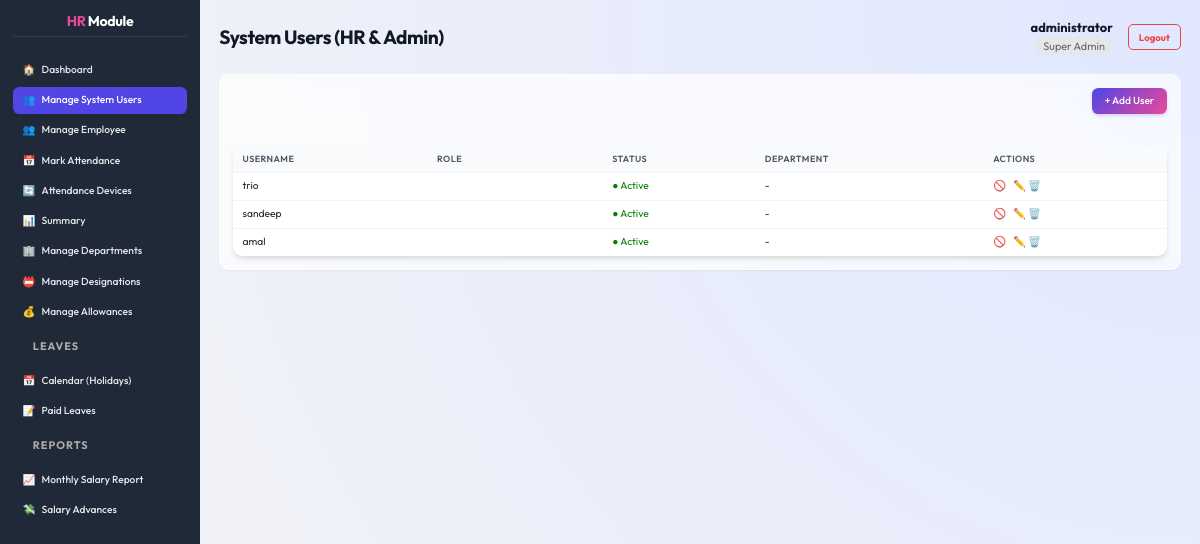
Before: /site-admin/hr/manage/ (signed in) with the older database file.
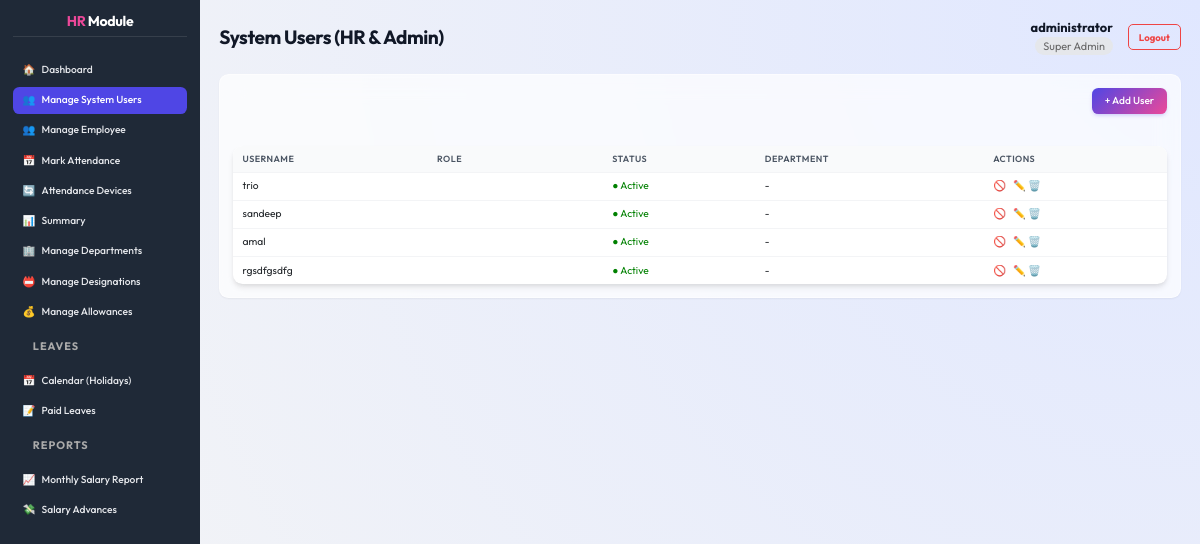
After: the same page with the newer database file.
### core/models.py (models this page shows, shortened)
class HRProfile(models.Model):
    ROLE_CHOICES = [
        (0, 'Admin'),
        (1, 'HR'),
        (2, 'Employee'),
    ]
    user = models.OneToOneField(User, on_delete=models.CASCADE)
    role = models.IntegerField(choices=ROLE_CHOICES, default=1) # Default to HR for now to maintain backward compatibility
    department = models.CharField(max_length=100, blank=True, null=True)
    position = models.CharField(max_length=100, blank=True, null=True)

### core/views.py (the view)
# urls.py: path('site-admin/hr/manage/', views.manage_hrs, name='manage_hrs'),
@admin_required
def manage_hrs(request):
    profiles = HRProfile.objects.all()
    return render(request, 'core/manage_hr_list.html', {'profiles': profiles})

### core/templates/core/manage_hr_list.html (shortened to what this page needs)
{% extends 'core/dashboard_base.html' %}
{% load static %}
{% block page_title %}System Users (HR & Admin){% endblock %}
{% block dashboard_content %}
<div class="card">
    <div style="text-align: right; margin-bottom: 20px;">
        <a href="{% url 'manage_hr_add' %}" class="btn btn-primary" style="background-color: var(--secondary-color);">+
            Add User</a>
    </div>
    <table class="data-table">
        <thead>
            <tr>
                <th>Username</th>
                <th>Role</th>
                <th>Status</th>
                <th>Department</th>
                <th>Actions</th>
            </tr>
        </thead>
        <tbody>
            {% for profile in profiles %}
            <tr>
                <td>{{ profile.user.username }}</td>
                <td>
                    {% if profile.role == 0 %}<span class="badge badge-primary">Admin</span>
                    {% elif profile.role == 1 %}<span class="badge badge-success">HR</span>
                    {% else %}<span class="badge badge-secondary">Employee</span>{% endif %}
                </td>
                <td>
                    {% if profile.user.is_active %}
                    <span style="color: green;">● Active</span>
                    {% else %}
                    <span style="color: red;">● Blocked</span>
                    {% endif %}
                </td>
                <td>{{ profile.department|default:"-" }}</td>
                <td class="actions">
                    <a href="{% url 'toggle_user_status' profile.pk %}" class="btn-icon"
                        title="{% if profile.user.is_active %}Block{% else %}Unblock{% endif %}"
                        style="margin-right: 5px;">
                        {% if profile.user.is_active %}🚫{% else %}✅{% endif %}
                    </a>
                    <a href="{% url 'manage_hr_edit' profile.pk %}" class="btn-icon" title="Edit">✏️</a>
                    <a href="{% url 'manage_hr_delete' profile.pk %}" class="btn-icon delete" title="Delete">🗑️</a>
                </td>
            </tr>
            {% endfor %}
        </tbody>
    </table>
</div>
{% endblock %}

### core/templates/core/dashboard_base.html (shortened to what this page needs)
{% extends 'core/base.html' %}
{% load static %}
{% block content %}
<div class="dashboard-layout">
    <div class="sidebar">
        <h2><span style="color: var(--secondary-color);">HR</span> Module</h2>
        <ul>
            <li><a href="{% url 'dashboard' %}"
                    class="{% if request.resolver_match.url_name == 'dashboard' %}active{% endif %}">
                    <span>🏠</span> Dashboard
                </a></li>
            {% if user.is_superuser or user.hrprofile.role == 0 %}
            <li><a href="{% url 'manage_hrs' %}"
                    class="{% if 'manage_hr' in request.resolver_match.url_name %}active{% endif %}">
                    <span>👥</span> Manage System Users
                </a></li>
            {% endif %}
            <li><a href="{% url 'employee_list' %}"
                    class="{% if request.resolver_match.url_name == 'employee_list' %}active{% endif %}">
                    <span>👥</span> Manage Employee
                </a></li>
            <li><a href="{% url 'attendance_mark' %}"
                    class="{% if request.resolver_match.url_name == 'attendance_mark' %}active{% endif %}">
                    <span>📅</span> Mark Attendance
                </a></li>
            <li><a href="{% url 'device_list' %}"
                    class="{% if request.resolver_match.url_name == 'device_list' %}active{% endif %}">
                    <span>🔄</span> Attendance Devices
                </a></li>
            <li><a href="{% url 'summary' %}"
                    class="{% if request.resolver_match.url_name == 'summary' %}active{% endif %}">
                    <span>📊</span> Summary
                </a></li>
            <li><a href="{% url 'department_list' %}"
                    class="{% if request.resolver_match.url_name == 'department_list' %}active{% endif %}">
                    <span>🏢</span> Manage Departments
                </a></li>
            <li><a href="{% url 'designation_list' %}"
                    class="{% if request.resolver_match.url_name == 'designation_list' %}active{% endif %}">
                    <span>📛</span> Manage Designations
                </a></li>
            <li><a href="{% url 'allowance_list' %}"
                    class="{% if request.resolver_match.url_name == 'allowance_list' %}active{% endif %}">
                    <span>💰</span> Manage Allowances
                </a></li>
            <li>
                <div
                    style="padding: 10px 20px; font-size: 0.85em; color: #aaa; text-transform: uppercase; font-weight: bold; letter-spacing: 1px;">
                    Leaves</div>
            </li>
            <li><a href="{% url 'leave_calendar' %}"
                    class="{% if request.resolver_match.url_name == 'leave_calendar' %}active{% endif %}">
                    <span>📅</span> Calendar (Holidays)
                </a></li>
            <li><a href="{% url 'leave_list' %}"
                    class="{% if request.resolver_match.url_name == 'leave_list' %}active{% endif %}">
                    <span>📝</span> Paid Leaves
                </a></li>
            <li>
                <div
                    style="padding: 10px 20px; font-size: 0.85em; color: #aaa; text-transform: uppercase; font-weight: bold; letter-spacing: 1px;">
                    Reports</div>
            </li>
            <li><a href="{% url 'monthly_salary_report' %}"
                    class="{% if request.resolver_match.url_name == 'monthly_salary_report' %}active{% endif %}">
                    <span>📈</span> Monthly Salary Report
                </a></li>
            <li><a href="{% url 'salary_advance_list' %}"
                    class="{% if request.resolver_match.url_name == 'salary_advance_list' %}active{% endif %}">
                    <span>💸</span> Salary Advances
                </a></li>
    </div>
    <div class="main-content">
        <div class="main-content-header" style="justify-content: space-between; display: flex; align-items: center;">
            <h1 style="margin: 0;">{% block page_title %}{% endblock %}</h1>
            <div class="user-info" style="display: flex; align-items: center; gap: 15px;">
                <div style="text-align: right;">
                    <span style="display: block; font-weight: bold;">{{ user.username }}</span>
                    <span
                        style="font-size: 0.85em; color: #666; background: #e5e7eb; padding: 2px 8px; border-radius: 12px;">
                        {% if user.is_superuser %}Super Admin
                        {% elif user.hrprofile.role == 0 %}Administrator
                        {% elif user.hrprofile.role == 1 %}HR Manager
                        {% elif user.hrprofile.role == 2 %}Employee
                        {% else %}User
                        {% endif %}
                    </span>
                </div>
                <a href="{% url 'logout' %}" class="btn btn-sm btn-outline-danger"
                    style="text-decoration: none; padding: 5px 10px; border: 1px solid #ef4444; color: #ef4444; border-radius: 5px; font-weight: bold;">Logout</a>
            </div>
        </div>
        {% block dashboard_content %}{% endblock %}
    </div>
</div>
{% endblock %}

### core/templates/core/base.html (shortened to what this page needs)
{% load static %}
<!DOCTYPE html>
<html lang="en">
<head>
    <link href="https://cdn.jsdelivr.net/npm/bootstrap@5.3.0/dist/css/bootstrap.min.css" rel="stylesheet">
    <link href="https://cdnjs.cloudflare.com/ajax/libs/font-awesome/6.0.0/css/all.min.css" rel="stylesheet">
    <link rel="stylesheet" href="{% static 'core/style.css' %}">
</head>
<body>
    {% block content %}{% endblock %}
</body>
</html>

### core/static/core/style.css (style rules this page uses)
:root { --primary-color: #4f46e5; --primary-hover: #4338ca; --secondary-color: #ec4899; --background-color: #f3f4f6; --sidebar-bg: #1f2937; --text-color: #111827; --text-light: #9ca3af; --white: #ffffff; --glass-bg: rgba(255, 255, 255, 0.7); --glass-border: rgba(255, 255, 255, 0.5); --shadow-sm: 0 1px 2px 0 rgba(0, 0, 0, 0.05); --shadow-md: 0 4px 6px -1px rgba(0, 0, 0, 0.1), 0 2px 4px -1px rgba(0, 0, 0, 0.06); --shadow-lg: 0 10px 15px -3px rgba(0, 0, 0, 0.1), 0 4px 6px -2px rgba(0, 0, 0, 0.05); --radius-md: 0.5rem; --radius-lg: 0.75rem; --font-family: 'Outfit', sans-serif; }
html { font-size: 80%; }
* { box-sizing: border-box; }
body { font-family: var(--font-family); margin: 0; background-color: var(--background-color); color: var(--text-color); line-height: 1.4; overflow-x: hidden; font-size: 1rem; }
h1, h2, h3, h4, h5, h6 { color: var(--text-color); margin-bottom: 0.75rem; font-weight: 700; letter-spacing: -0.025em; }
h1 { font-size: 1.5rem; }
h2 { font-size: 1.25rem; }
a { color: var(--primary-color); text-decoration: none; transition: all 0.2s ease; }
.card, .form-container { background: var(--glass-bg); backdrop-filter: blur(12px); -webkit-backdrop-filter: blur(12px); border: 1px solid var(--glass-border); border-radius: var(--radius-lg); box-shadow: var(--shadow-sm); padding: 1rem; margin-bottom: 1rem; }
.btn { display: inline-flex; align-items: center; justify-content: center; padding: 0.4rem 1rem; border-radius: var(--radius-md); font-weight: 500; font-size: 0.8rem; cursor: pointer; transition: all 0.2s ease; border: none; gap: 0.4rem; text-transform: capitalize; }
.btn-primary, input[type="submit"] { background: linear-gradient(135deg, var(--primary-color), var(--secondary-color)); color: var(--white); box-shadow: 0 2px 4px -1px rgba(79, 70, 229, 0.3); }
.btn-sm { padding: 0.25rem 0.5rem; font-size: 0.75rem; }
.dashboard-layout { display: flex; min-height: 100vh; }
.sidebar { width: 200px; background-color: var(--sidebar-bg); color: var(--white); padding: 1rem; display: flex; flex-direction: column; position: fixed; height: 100vh; box-shadow: var(--shadow-xl); z-index: 50; }
.sidebar h2 { color: var(--white); font-size: 1.1rem; text-align: center; margin-bottom: 1.5rem; padding-bottom: 0.5rem; border-bottom: 1px solid rgba(255, 255, 255, 0.1); }
.sidebar ul { list-style: none; padding: 0; margin: 0; flex-grow: 1; }
.sidebar li { margin-bottom: 0.25rem; }
.sidebar a { color: #e5e7eb; padding: 0.5rem 0.75rem; border-radius: var(--radius-md); display: flex; align-items: center; gap: 0.5rem; font-weight: 500; font-size: 0.8rem; }
.sidebar a:hover, .sidebar a.active { background-color: var(--primary-color); color: var(--white); }
.main-content { flex: 1; margin-left: 200px; padding: 1.5rem; background: radial-gradient(circle at top right, #e0e7ff, #f3f4f6); min-height: 100vh; }
.main-content-header { display: flex; justify-content: space-between; align-items: center; margin-bottom: 1.5rem; }
.data-table { width: 100%; border-collapse: separate; border-spacing: 0; background: var(--white); border-radius: var(--radius-lg); overflow: hidden; box-shadow: var(--shadow-md); margin-top: 1rem; }
.data-table th, .data-table td { padding: 0.5rem 0.75rem; text-align: left; border-bottom: 1px solid #f3f4f6; font-size: 0.8rem; }
.data-table th { background-color: #f9fafb; color: #4b5563; font-weight: 600; text-transform: uppercase; font-size: 0.7rem; letter-spacing: 0.05em; }
.data-table tr:last-child td { border-bottom: none; }

### core/templates/core/dashboard_base.html (style rules this page uses)
.dashboard-layout { display: flex; height: 100vh; overflow: hidden; }
.sidebar { height: 100%; overflow-y: auto; flex-shrink: 0; padding-bottom: 20px; }
.main-content { height: 100%; overflow-y: auto; flex-grow: 1; width: 100%; }

Changed rows visible on the page:
added HRProfile: user.username "rgsdfgsdfg", shows "● Active", department "-"
